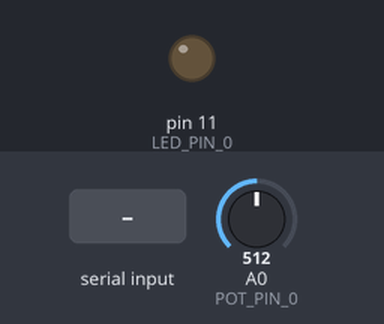
The sketch below on a simulated Arduino Uno, built with avr-gcc and run on an emulated ATmega328P. Parts: output pins drawn as LEDs (lit = HIGH). Inputs (shaded band) come from the test bench; at power-on: A0 (POT_PIN_0) = 512. What the sketch prints to the serial monitor is not drawn.

Above: at 1.2 s.
1.3 s: "90,45\n" received over Serial
At 1.8 s:
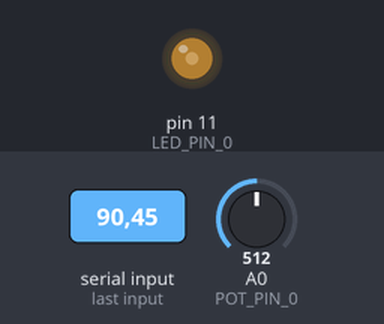
2.8 s: "30,150\n" received over Serial
At 3.2 s:
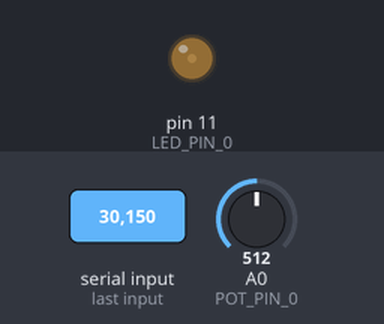
4.3 s: "200\n" received over Serial
At 4.6 s:
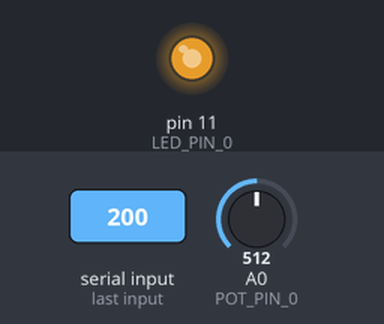
8.8 s: "90\n" received over Serial
At 10.1 s:
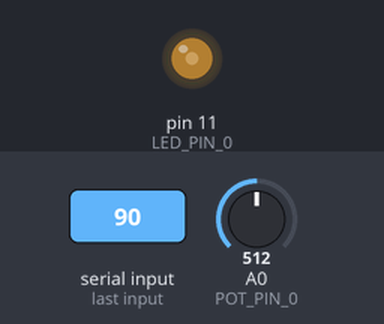
Timing chart, 0 to 11.3 s (numbered marks = the images above; inputs shaded):
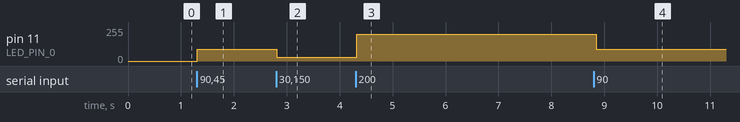

Measured:
- after the input at 1.3 s, pin 11 (LED_PIN_0): 0/255 → 90/255 at once
- after the input at 2.8 s, pin 11 (LED_PIN_0): 90/255 → 30/255 at once
- after the input at 4.3 s, pin 11 (LED_PIN_0): 30/255 → 200/255 at once
- after the input at 8.8 s, pin 11 (LED_PIN_0): 200/255 → 90/255 after 0.05 s

The sketch:

SerialFullDuplex.ino
```cpp
const int POT_PIN_0 = A0;
const int LED_PIN_0 = 11;

// Our input buffer.
String buffer;

// The brightness of the LED.
int ledBrightness = 0;

void setup() {
  // No pinModes because analog in / out only.

  // Start our Serial device.
  Serial.begin(9600);
}

void loop() {
  readSerialData();
  writeSerialData();
  delay(50); // Delay to keep the refresh rates reasonable.
}


void readSerialData() {
  while (Serial.available() > 0)
  {
    int myByte = Serial.read();

    if (myByte != '\n') // If the character is not a new line character ...
    {
      buffer += (char)myByte; // Add an ASCII byte to the buffer.
    }
    else // ... otherwise, the buffer is complete and should be converted to numbers.
    {
      // Do something with our buffer.
      // In cases where there are several values seperated by commas you can use
      // String operators to find the commas and parse them.
      // See this example for more:
      // http://stackoverflow.com/a/14306981/1518329
      //
      // For now, we just parse a single integer.
      ledBrightness = buffer.toInt(); // Convert the buffer to a single integer.
      buffer = ""; // Reset the buffer.

      // Set the brighness of the LED with the latest value.
      analogWrite(LED_PIN_0, ledBrightness);
    }
  }
}

void writeSerialData() {
  int potValue = analogRead(POT_PIN_0); // Read the pot value.

  String outBuffer = String(potValue); // Convert the pot value to an ASCII string.
  outBuffer += '\n'; // Add the new line character.

  // Here we send the output buffer as an array of ASCII encoded bytes.
  Serial.write(outBuffer.c_str(), outBuffer.length());

  // The above is equivalent to:
  // int potValue = analogRead(POT_PIN_0); // Read the pot value.
  // Serial.println(potValue);
  //
  // In the first version, we simply use serial write to better
  // match our openFrameworks code.
}
```
